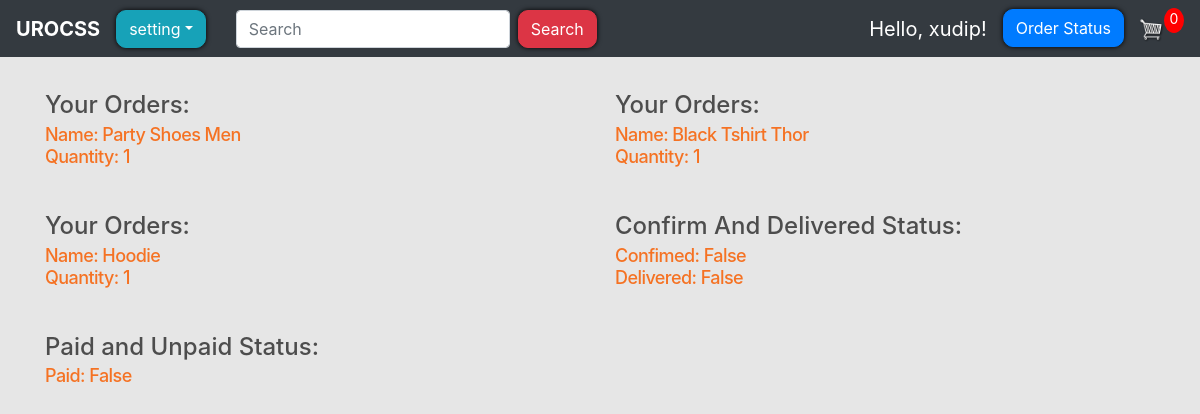
Screenshot of /view_order_detail_user/1589534207.360612 (signed in) with the database file from the repository.
### store/models.py (models this page shows, shortened)
class OrderItem(models.Model):
    product = models.ForeignKey(
        Product, on_delete=models.SET_NULL, blank=True, null=True
    )
    order = models.ForeignKey(
        Order, on_delete=models.SET_NULL, blank=True, null=True
    )
    quantity = models.IntegerField(default=0, null=True, blank=True)
    date_added = models.DateTimeField(auto_now_add=True)

class Product(models.Model):
    name = models.CharField(max_length=200)
    price = models.FloatField()
    digital = models.BooleanField(default=False, null=True, blank=True)
    image = models.ImageField(null=True, blank=True)
    image1 = models.ImageField(null=True, blank=True)
    image2 = models.ImageField(null=True, blank=True)
    image3 = models.ImageField(null=True, blank=True)
    seller = models.CharField(max_length=100, null=True)
    distance = models.CharField(max_length=5, null=True)
    stock = models.IntegerField(default=0)
    color = models.CharField(max_length=100, null=True)
    description = models.CharField(max_length=200, null=True)
    size = models.CharField(max_length=100, null=True)
    search_tags = models.CharField(max_length=100, null=True)
    created_at = models.DateTimeField(auto_now_add=True)
    def __str__(self):
        return self.name

class OrderDeliveryStatus(models.Model):
    order = models.ForeignKey(
        Order, on_delete=models.SET_NULL, blank=True, null=True
    )
    customer = models.ForeignKey(
        User, on_delete=models.SET_NULL, blank=True, null=True
    )
    address = models.CharField(max_length=200, null=True)
    confirmed = models.BooleanField(default=False)
    delivered = models.BooleanField(default=False)

class PaymentInfo(models.Model):
    order = models.ForeignKey(
        Order, on_delete=models.SET_NULL, blank=True, null=True
    )
    customer = models.ForeignKey(
        User, on_delete=models.SET_NULL, blank=True, null=True
    )
    address = models.CharField(max_length=200, null=True)
    paid = models.BooleanField(default=False)

### store/views.py (the view)
@login_required(login_url="login")
def view_order_detail_user(request, id):
    orders = Order.objects.get(transaction_id=id)
    order_items = orders.orderitem_set.all()
    order_delivery_status = orders.orderdeliverystatus_set.all()
    order_payment_status = orders.paymentinfo_set.all()
    if request.user.is_authenticated:
        try:
            order_c = Order.objects.get(customer=request.user, complete=False)
            cartItems = order_c.get_cart_items
        except Exception:
            order = {
                "get_cart_items": 0,
                "get_cart_total": 0,
                "shipping": False,
            }
            cartItems = order["get_cart_items"]
    else:
        order_c = {"get_cart_items": 0, "get_cart_total": 0, "shipping": False}
        cartItems = order_c["get_cart_items"]
    context = {
        "order_items": order_items,
        "order_delivery_statuses": order_delivery_status,
        "order_payment_statuses": order_payment_status,
        "cartItems": cartItems,
    }
    return render(request, "store/order_detail_user.html", context)

### store/templates/store/order_detail_user.html
{% extends 'store/Main.html' %}
{% load static %}
{% block login-logout %}
<div class="collapse navbar-collapse" id="navbarSupportedContent">
    <ul class="navbar-nav mr-auto">
        <li class="nav-item active navbar-brand">
            Hello, {{request.user}}!
        </li>
        <li class=" nav-item active">
            {% if request.user.is_authenticated %}
            <a style='border-radius: 10px; box-shadow: hsl(0, 86%, 0%) 0 0 5px;' href="{% url 'order_status' %}"
                class="btn btn-primary"> Order Status</a>
            {% else %}
            <a style='border-radius: 10px; box-shadow: hsl(0, 86%, 0%) 0 0 5px;' href="{% url 'login' %}"
                class="btn btn-success"> login</a>
            {% endif %}
        </li>
    </ul>
</div>
{% endblock login-logout %}
{% block content %}
<div class="row">
    {% for order_item in order_items %}
    <div class=" col-lg-6 margin-adder">
        <h4>Your Orders:</h4>
        <div class="box-element-order product" id="each_order">
            <h6 class="price">Name: {{order_item.product}}</h6>
            <h6 class="price">Quantity: {{order_item.quantity}}</h6>
        </div>
    </div>
    {% endfor %}
    {% for order_delivery_status in order_delivery_statuses %}
    <div class=" col-lg-6 margin-adder">
        <h4>Confirm And Delivered Status:</h4>
        <div class="box-element-order product" id="each_order">
            <h6 class="price">Confimed: {{order_delivery_status.confirmed}}</h6>
            <h6 class="price">Delivered: {{order_delivery_status.delivered}}</h6>
        </div>
    </div>
    {% endfor %}
    {% for order_payment_status in order_payment_statuses %}
    <div class=" col-lg-6 margin-adder">
        <h4>Paid and Unpaid Status:</h4>
        <div class="box-element-order product" id="each_order">
            <h6 class="price">Paid: {{order_payment_status.paid}}</h6>
        </div>
    </div>
    {% endfor %}
</div>
{% endblock %}

### static/css/main.css (style rules this page uses)
body { background-color: hsl(0, 0%, 90%); }
h1,h2,h3,h4,h5,h6 { color:hsl(0, 0%, 30%); }
.price { font-size: 18px; color: #f57223; letter-spacing: -.56px; line-height: 14px; }
.margin-adder { margin-bottom:30px; margin-top:30px; -webkit-transform: scale(1); transform: scale(1); -webkit-transition: .3s ease-in-out; transition: .3s ease-in-out; }
.product { border-radius: 0 0 4px 4px; }
.col-lg-4, .col-lg-6, .col-lg-8, .col-lg-12 { margin-top: 10px; }
.btn { border-radius: 0; }

### rows the page displays
OrderItem: product "Party Shoes Men", quantity "1"
OrderItem: product "Black Tshirt Thor", quantity "1"
OrderItem: product "Hoodie", quantity "1"
OrderDeliveryStatus: confirmed "False", delivered "False"
PaymentInfo: paid "False"

### other values shown
{{ request.user }} "xudip"
{{ cartItems }} "0"
